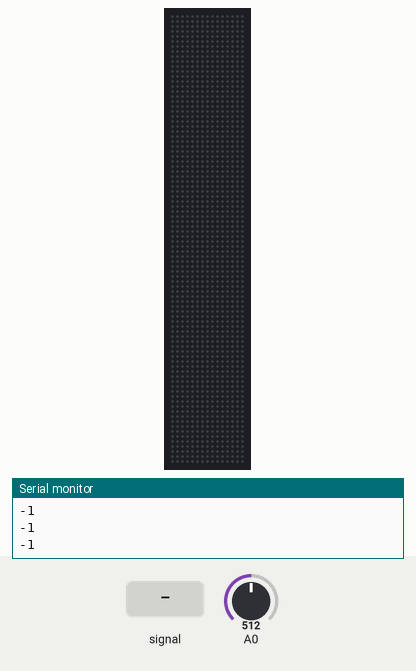
Recording of a sketch running on a simulated ESP8266 (NodeMCU). Parts: 15×90 RGB LED matrix (first LED top left, wired row by row), the last lines printed to the serial monitor. The test bench sets the inputs (shaded band); at power-on: A0 = 512.

Above: at 1.2 s.
1.3 s: A0 fed a 2 Hz sine of ±306 counts around its level
At 1.39 s:
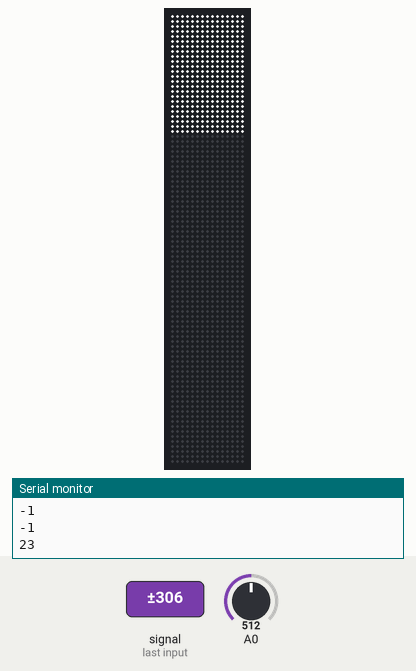
3.1 s: A0 set to 716
At 4.3 s:
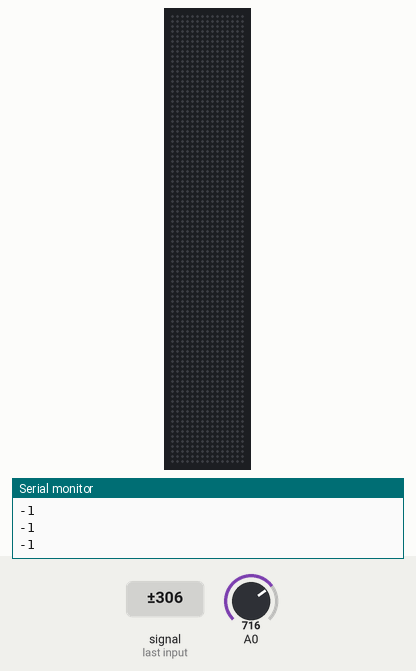
4.6 s: A0 set to 511
At 4.65 s:
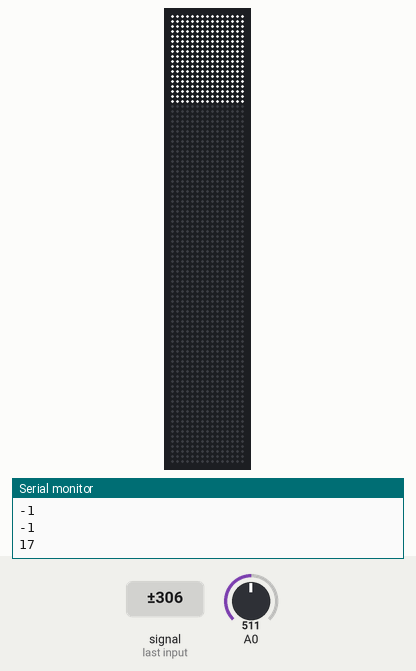
6.2 s: A0 fed a 200 Hz sine of ±255 counts around its level
At 6.9 s:
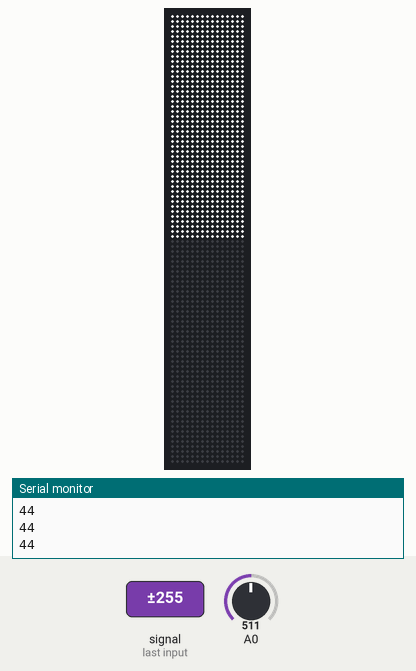
7.7 s: A0 set to 306
At 8.1 s:
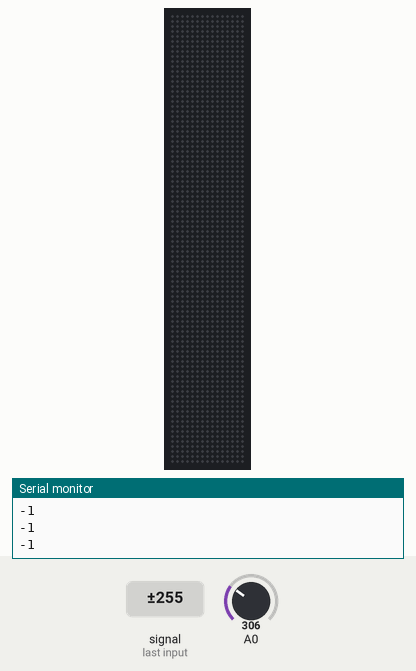
Timing chart, 0 to 10.2 s (numbered marks = the images above; inputs shaded):
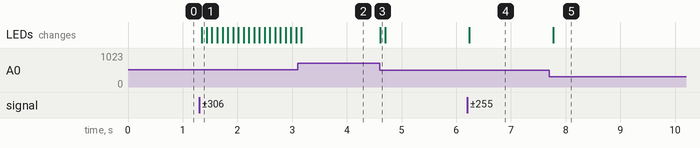

The sketch:

tunnel_GFX.ino
```cpp
#include <Adafruit_GFX.h>
#include <Adafruit_NeoMatrix.h>
#include <Adafruit_NeoPixel.h>


// Configurazione Urlo di munc su doppia matrice verticale 15 x 45 = 15 x 90 usando neomatrix_tile
Adafruit_NeoMatrix
matrix = Adafruit_NeoMatrix(15, 45, 1, 2, D4,
                            NEO_TILE_TOP   + NEO_TILE_RIGHT   +
                            NEO_TILE_ROWS   + NEO_TILE_PROGRESSIVE +
                            NEO_MATRIX_TOP + NEO_MATRIX_RIGHT +
                            NEO_MATRIX_ROWS + NEO_MATRIX_ZIGZAG,
                            NEO_GRB + NEO_KHZ800);

const int sampleWindow = 50; // Sample window width in mS (50 mS = 20Hz)
unsigned int sample;

void setup()
{
  matrix.begin();
  matrix.setBrightness(200);
  matrix.show();
  Serial.begin(9600);
}
void loop()
{
  unsigned long startMillis = millis();
  unsigned int peakToPeak = 0;

  unsigned int signalMax = 0;
  unsigned int signalMin = 1024;

  // collect data for 50 mS
  while (millis() - startMillis < sampleWindow)
  {
    sample = analogRead(0);
    if (sample < 1024)  // toss out spurious readings
    {
      if (sample > signalMax)
      {
        signalMax = sample;  // save just the max levels
      }
      else if (sample < signalMin)
      {
        signalMin = sample;  // save just the min levels
      }
    }
  }
  peakToPeak = signalMax - signalMin;  // max - min = peak-peak amplitude

  //double volts = (peakToPeak * 5.0) / 1024;  // convert to volts

  int displayPeak = map(peakToPeak, 2, 1023, -1, 89);
  Serial.println(displayPeak);

  matrix.setRotation(2);

  for (int i = -1 ; i <= 89; i++) {
    if (i <= displayPeak) {
      matrix.drawFastHLine( 0, i, 15, 0xFFFF);

    }
    else {
      matrix.drawFastHLine( 0, i, 15, 0x0000);
    }
  }
  matrix.show();
}


//end
```

Measured:
- after the input at 1.3 s, the LEDs: change at once (image 1)
- after the input at 3.1 s, the LEDs: change after 0.07 s (image 2)
- after the input at 4.6 s, the LEDs: change at once (image 3)
- after the input at 6.2 s, the LEDs: change at once (image 4)
- after the input at 7.7 s, the LEDs: change after 0.08 s (image 5)
